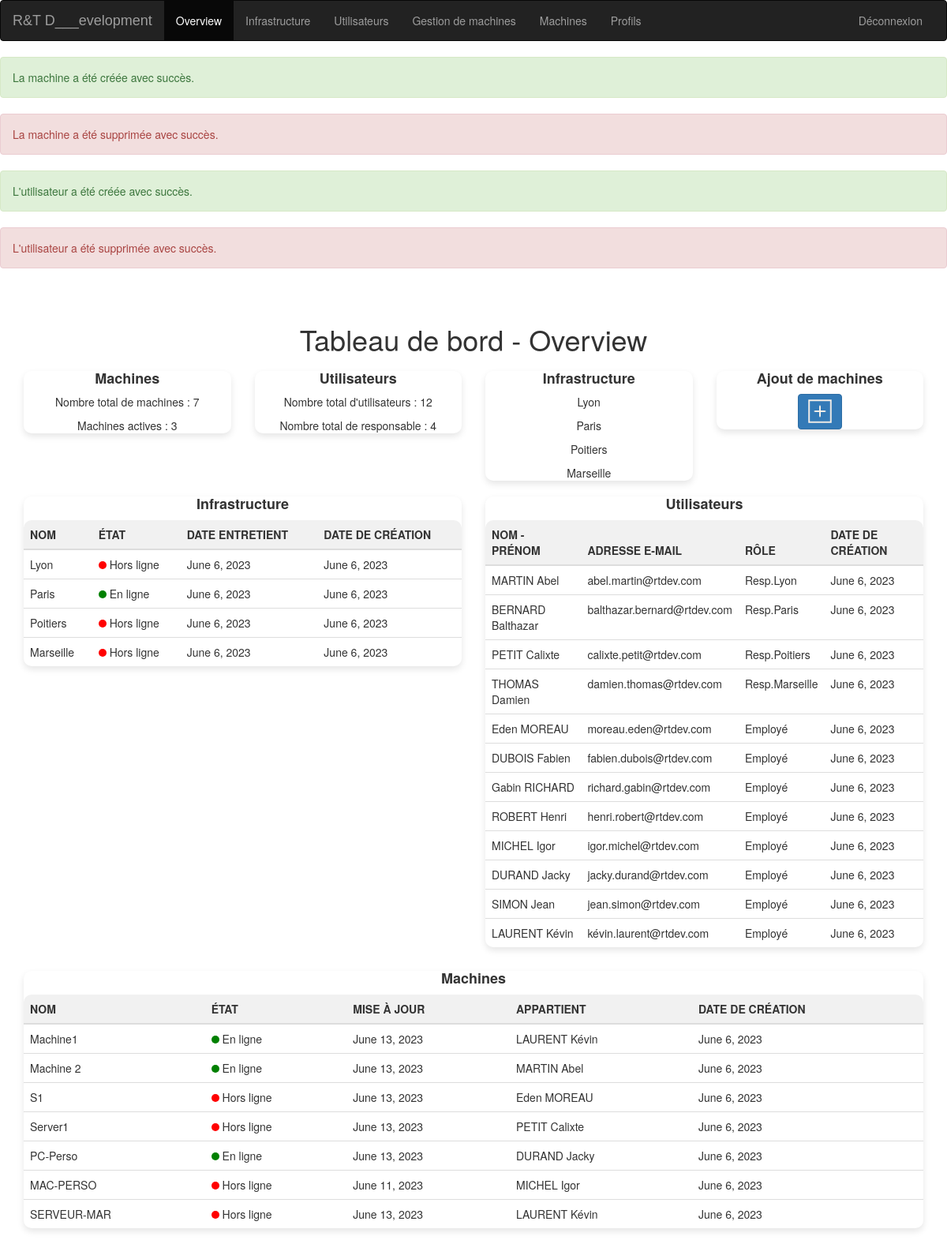
/computerApp/menu (signed in), run on an earlier commit of the app's database.
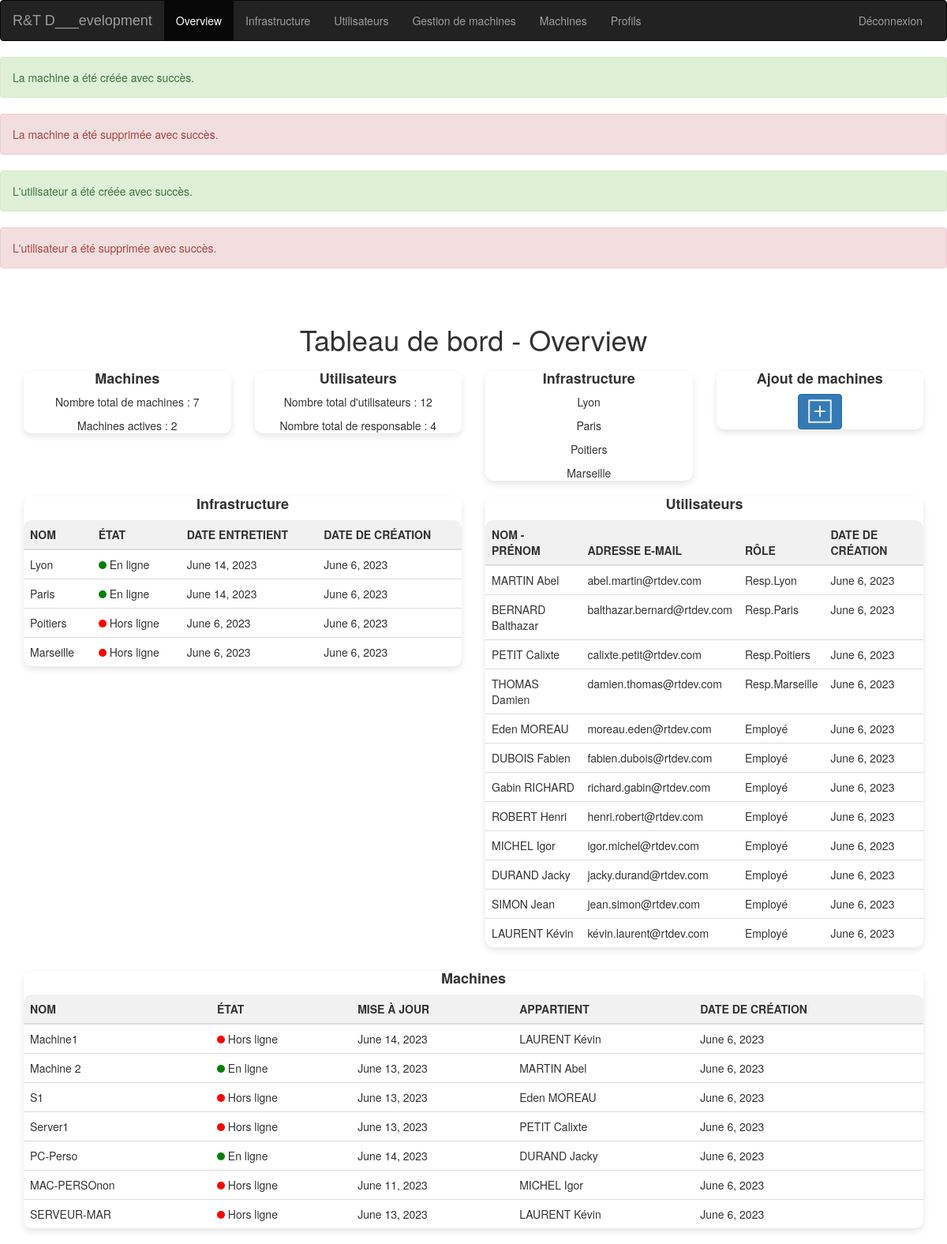
And on a later commit of the database.
### computerApp/models.py (models this page shows, shortened)
class Infrastructure(models.Model):
    nom = models.CharField(max_length=16)
    etat = models.BooleanField(default=False)
    maintenanceDate = models.DateField(default=timezone.now)
    crea = models.DateField(default=timezone.now, editable=False)
    description = models.TextField(default="/")
    utilisateur_mise_a_jour_infra = models.ForeignKey(User, on_delete=models.SET_NULL, null=True, blank=True, related_name='updates')
    date_mise_a_jour_infra = models.DateTimeField(auto_now=True)
    users = models.ManyToManyField(User, related_name='infrastructures')
    def __str__(self):
        return self.nom

class Machine(models.Model):
    TYPE = (
        ('PC', ('PC - Run windows')),
        ('Mac', ('Mac - Run MacOS')),
        ('Serveur', ('Serveur - Simple Server to deploy virtual machines')),
        ('Switch', ('Switch - To maintains and connect servers')),
    )
    id = models.AutoField(primary_key=True, editable=False)
    nom = models.CharField(max_length=16)
    maintenanceDate = models.DateField(default=datetime.now() + timedelta(weeks=1))
    mach = models.CharField(max_length=32, choices=TYPE, default='PC')
    etat = models.BooleanField(default=False)
    appartient = models.ForeignKey(Personnel, on_delete=models.SET_NULL, null=True, blank=False)
    creation = models.DateField(auto_now_add=True)
    infra = models.ForeignKey(Infrastructure, on_delete=models.SET_NULL, null=True, blank=False)
    utilisateur_mise_a_jour = models.ForeignKey(User, on_delete=models.SET_NULL, null=True, blank=True)
    date_mise_a_jour = models.DateTimeField(auto_now=True)
    description = models.TextField(default="/")

class Personnel(models.Model):
    ROLES = (
        ('Resp.', 'Resp.Paris'),
        ('Resp.', 'Resp.Poitiers'),
        ('Resp.', 'Resp.Marseille'),
        ('Resp.', 'Resp.Lyon'),
        ('Employé', 'Employé'),
    )
    id = models.AutoField(primary_key=True, editable=False)
    nom = models.CharField(max_length=16, default="")
    prenom = models.CharField(max_length=16, default="")
    email = models.EmailField(editable=False, blank=True)
    role = models.CharField(max_length=100, choices=ROLES, default='Employé')
    infrastructure = models.ForeignKey(Infrastructure, on_delete=models.SET_NULL, null=True, blank=True, related_name='personnel')
    crea = models.DateField(default=timezone.now, editable=False)
    def __str__(self):
        return self.nom + " " + self.prenom

### computerApp/views.py (the view)
# urls.py: path('menu',views.menu,name='menu'),
@login_required
def menu(request):
    machines = Machine.objects.all()
    users = Personnel.objects.all()
    infras = Infrastructure.objects.all()
    count_user = Personnel.objects.count()
    count_rep = Personnel.objects.filter(role='Resp.').count()
    count_machi = Machine.objects.count()
    count_onMach = Machine.objects.filter(etat=True).count()
    machine_crea = request.session.get('machine_crea', False)
    machine_del = request.session.get('machine_del', False)
    user_crea = request.session.get('user_crea', False)
    user_del = request.session.get('user_del', False)
    request.session['machine_crea'] = False
    request.session['machine_del'] = False
    request.session['user_crea'] = False
    request.session['user_del'] = False
    context = {
        'machines': machines,
        'users': users,
        'infras': infras,
        'count_user': count_user,
        'count_rep': count_rep,
        'count_machi': count_machi,
        'count_onMach': count_onMach,
        'machine_crea': machine_crea,
        'machine_del' : machine_del,
        'user_crea': user_crea,
        'user_del' : user_del,
    }
    if request.user.groups.filter(name='full_access').exists():
        return render(request, 'computerApp/menu.html', context)
    else :
        return render(request, 'computerApp/gerer/error.html', context)

### computerApp/templates/computerApp/menu.html (shortened to what the changed rows need)
<html lang="fr">
  <head>
      {% load static%}
      <link rel="stylesheet" href="{% static 'css/overview.css' %}">
      <link rel="stylesheet" href="https://maxcdn.bootstrapcdn.com/bootstrap/3.4.1/css/bootstrap.min.css">
  </head>
<body>
    {% block content%}
    <div class="container">
      <h1>Tableau de bord - Overview</h1>
      <div class="row">
        <div class="col-lg-3 col-md-6">
          <div class="card">
            <div class="card-body">
              <p class="card-text">Machines actives : <span id="activeMachines">{{count_onMach}}</span></p>
            </div>
          </div>
        </div>
        <div class="col-lg-3 col-md-6">
          <div class="card">
            <div class="card-body">
              <h5 class="card-title">Infrastructure</h5>
              {% for infra in infras %}
              <p class="card-text">{{infra.nom}}</p>
              {% endfor %}
            </div>
          </div>
        </div>
              {%load static%}
      </div>
      <div class="row mt-4">
        <div class="col-lg-6">
          <div class="card">
            <div class="card-body">
              <table class="table">
                <thead>
                  <tr>
                    <th>Nom</th>
                    <th>État</th>
                    <th>Date entretient</th>
                    <th>Date de création</th>
                  </tr>
                </thead>
                <tbody>
                  {% for infra in infras %}
                  <tr>
                    <td>{{infra.nom}}</td>
                    {% if infra.etat == True %}
                      <td><span class="online"></span> En ligne</td>
                    {% else %}
                      <td><span class="offline"></span> Hors ligne</td>
                    {% endif %}
                    <td>{{infra.maintenanceDate}}</td>
                    <td>{{infra.crea}}</td>
                  </tr>
                  {% endfor %}
                </tbody>
              </table>
            </div>
          </div>
        </div>
        <div class="col-lg-6">
          <div class="card">
            <div class="card-body">
              <table class="table">
                <thead>
                  <tr>
                    <th>Nom - Prénom</th>
                    <th>Adresse e-mail</th>
                    <th>Rôle</th>
                    <th>Date de création</th>
                  </tr>
                </thead>
              </table>
            </div>
          </div>
        </div>
      </div>
      <div class="row mt-4">
        <div class="col-lg-12 table-container">
          <div class="card">
            <div class="card-body">
              <table class="table">
                <thead>
                  <tr>
                    <th>Nom</th>
                    <th>État</th>
                    <th>Mise à jour</th>
                    <th>Appartient</th>
                    <th>Date de création</th>
                  </tr>
                </thead>
                <tbody>
                  {% for machine in machines %}
                  <tr>
                    <td>{{ machine.nom }}</td>
                    {% if machine.etat == True %}
                      <td><span class="online"></span> En ligne</td>
                    {% else %}
                      <td><span class="offline"></span> Hors ligne</td>
                    {% endif %}
                    <td>{{machine.maintenanceDate}}</td>
                    <td>{{machine.appartient}}</td>
                    <td>{{machine.creation}}</td>
                  </tr>
                  {% endfor %}
                </tbody>
              </table>
            </div>
          </div>
        </div>
      </div>
    </div>
  {%endblock%}
</body>
</html>

What changed in the data, as far as the page shows it:
changed Infrastructure "Lyon": maintenanceDate "June 6, 2023" → "June 14, 2023"; etat "Hors ligne" → "En ligne"
changed Infrastructure "Paris": maintenanceDate "June 6, 2023" → "June 14, 2023"
changed Machine "Machine1": maintenanceDate "June 13, 2023" → "June 14, 2023"; etat "En ligne" → "Hors ligne"
changed Machine "PC-Perso": maintenanceDate "June 13, 2023" → "June 14, 2023"
changed Machine "MICHEL Igor": nom "MAC-PERSO" → "MAC-PERSOnon"
Also different on the page:
{{ count_onMach }}: "3" → "2"
